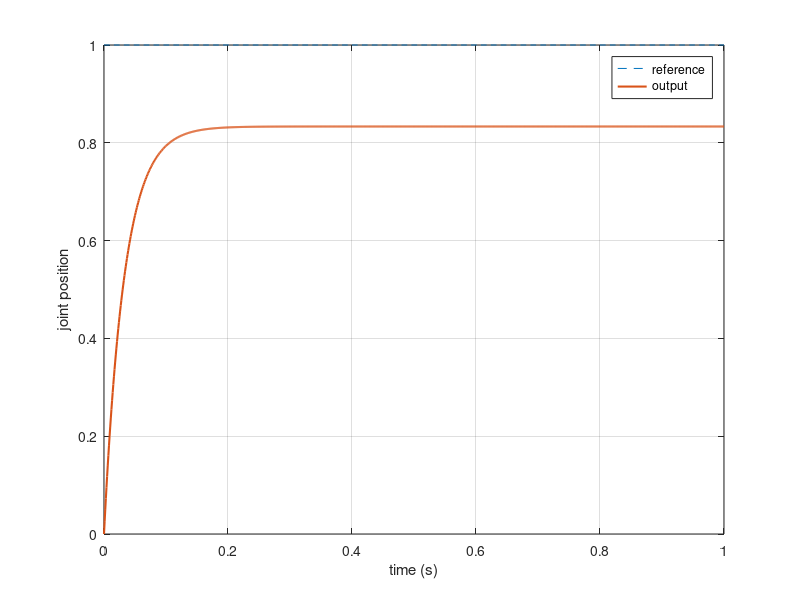

MATLAB code for this plot:

Kp  = 5.0;
tau = 0.2;

Ts     = 1e-3;
T_end  = 1.0;
t      = 0:Ts:T_end;
r      = ones(size(t));
y      = zeros(size(t));
u      = zeros(size(t));

for k = 1:(length(t) - 1)
    e      = r(k) - y(k);
    u(k)   = Kp * e;
    dy     = (-y(k) + u(k)) / tau;
    y(k+1) = y(k) + Ts * dy;
end

plot(t, r, "--", t, y, "LineWidth", 1.5);
xlabel("time (s)");
ylabel("joint position");
legend("reference", "output");
grid on;

% In Simulink, you can instead use a Transfer Fcn block with 1/(tau*s + 1)
% in closed loop with a Gain block (Kp) and a Step input.
